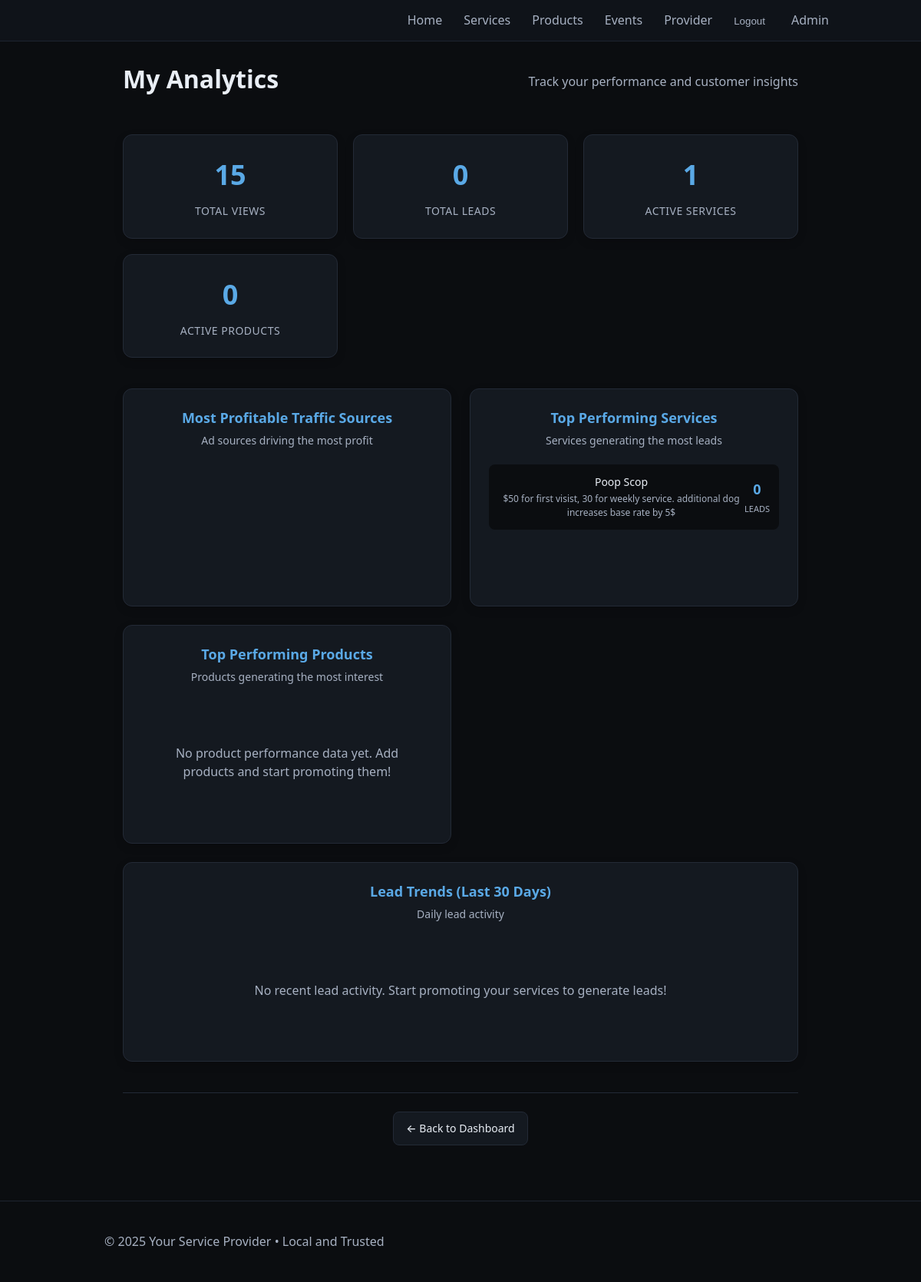
The page /provider/analytics (signed in) on the database its author committed.
### tables this page shows
CREATE TABLE services (
              id INTEGER PRIMARY KEY AUTOINCREMENT,
              title TEXT NOT NULL,
              description TEXT,
              price TEXT,
              active INTEGER NOT NULL DEFAULT 1,
              created_at TEXT NOT NULL
            , posted_by TEXT, provider_id INTEGER DEFAULT 0, is_certified INTEGER DEFAULT 0, certification_proof TEXT);

### app.py (the view)
    @app.route("/provider/analytics")
    @provider_required
    def provider_analytics():
        current_provider_id = session.get('provider_id', 0)
        with closing(get_db()) as db:
            cur = db.cursor()
            cur.execute("SELECT COUNT(*) FROM services WHERE provider_id = ? AND active = 1", (current_provider_id,))
            services_count = cur.fetchone()[0]
            cur.execute("SELECT COUNT(*) FROM products WHERE provider_id = ? AND active = 1", (current_provider_id,))
            products_count = cur.fetchone()[0]
            cur.execute("SELECT COUNT(*) FROM leads WHERE provider_id = ?", (current_provider_id,))
            total_leads = cur.fetchone()[0]
            cur.execute(
                "SELECT DATE(created_at) as date, COUNT(*) as count FROM leads WHERE provider_id = ? AND created_at >= date('now', '-30 days') GROUP BY DATE(created_at) ORDER BY date",
                (current_provider_id,)
            )
            daily_leads = cur.fetchall()
            cur.execute(
                """
                SELECT s.title, s.price, COUNT(l.id) as lead_count
                FROM services s
                LEFT JOIN leads l ON l.message LIKE '%' || s.title || '%' AND l.provider_id = s.provider_id
                WHERE s.provider_id = ? AND s.active = 1
                GROUP BY s.id, s.title, s.price
                ORDER BY lead_count DESC
                LIMIT 5
                """,
                (current_provider_id,)
            )
            top_services = cur.fetchall()
            cur.execute(
                """
                SELECT p.title, p.price, COUNT(l.id) as lead_count
                FROM products p
                LEFT JOIN leads l ON l.message LIKE '%' || p.title || '%' AND l.provider_id = p.provider_id
                WHERE p.provider_id = ? AND p.active = 1
                GROUP BY p.id, p.title, p.price
                ORDER BY lead_count DESC
                LIMIT 5
                """,
                (current_provider_id,)
            )
            top_products = cur.fetchall()
            cur.execute("""
                SELECT utm_source, SUM(profit) as total_profit, COUNT(*) as visit_count
                FROM visits
                WHERE provider_id = ?
                GROUP BY utm_source
                ORDER BY total_profit DESC
            """, (current_provider_id,))
            traffic_sources = cur.fetchall()
            max_profit = max([row[1] for row in traffic_sources], default=1)
            traffic_chart = [
                {
                    "source": row[0],
                    "profit": row[1],
                    "visits": row[2],
                    "bar_width": int((row[1] / max_profit) * 100) if max_profit else 0
                }
                for row in traffic_sources
            ]
        return render_template("provider_analytics.html",
                                 services_count=services_count,
                                 products_count=products_count,
                                 total_leads=total_leads,
                                 total_views=(services_count + products_count) * 15,
                                 daily_leads=daily_leads,
                                 top_services=top_services,
                                 top_products=top_products,
                                 traffic_chart=traffic_chart,
                                 title="My Analytics")

### app.py (called while the page is built)
def get_db():
    conn = sqlite3.connect(DB_PATH)
    conn.row_factory = sqlite3.Row
    return conn

### templates/provider_analytics.html (shortened to what this page needs)
{% extends "base.html" %}
{% block content %}
<div class="admin-container">
  <div class="admin-header">
    <h1>My Analytics</h1>
    <p class="admin-subtitle">Track your performance and customer insights</p>
  </div>
  <div class="stats-grid">
    <div class="stat-card">
      <div class="stat-number">{{ total_views }}</div>
      <div class="stat-label">Total Views</div>
    </div>
    <div class="stat-card">
      <div class="stat-number">{{ total_leads }}</div>
      <div class="stat-label">Total Leads</div>
    </div>
    <div class="stat-card">
      <div class="stat-number">{{ services_count }}</div>
      <div class="stat-label">Active Services</div>
    </div>
    <div class="stat-card">
      <div class="stat-number">{{ products_count }}</div>
      <div class="stat-label">Active Products</div>
    </div>
  </div>
  <div class="analytics-grid">
    <div class="analytics-card">
      <h2>Most Profitable Traffic Sources</h2>
      <p class="card-subtitle">Ad sources driving the most profit</p>
      <div class="chart-container">
        <div class="chart-bars">
        </div>
      </div>
    </div>
    <div class="analytics-card">
      <h2>Top Performing Services</h2>
      <p class="card-subtitle">Services generating the most leads</p>
      {% if top_services %}
      <div class="performance-list">
        {% for service in top_services %}
        <div class="performance-item">
          <div class="performance-info">
            <span class="performance-name">{{ service.title }}</span>
            <span class="performance-price">{{ service.price or 'No price set' }}</span>
          </div>
          <div class="performance-metric">
            <span class="metric-number">{{ service.lead_count }}</span>
            <span class="metric-label">leads</span>
          </div>
        </div>
        {% endfor %}
      </div>
      {% else %}
      <div class="empty-analytics">
        <p>No service performance data yet. Keep promoting your services!</p>
      </div>
      {% endif %}
    </div>
    <div class="analytics-card">
      <h2>Top Performing Products</h2>
      <p class="card-subtitle">Products generating the most interest</p>
      {% if top_products %}
      <div class="performance-list">
        {% for product in top_products %}
        <div class="performance-item">
          <div class="performance-info">
            <span class="performance-name">{{ product.title }}</span>
            <span class="performance-price">{{ product.price or 'No price set' }}</span>
          </div>
          <div class="performance-metric">
            <span class="metric-number">{{ product.lead_count }}</span>
            <span class="metric-label">inquiries</span>
          </div>
        </div>
        {% endfor %}
      </div>
      {% else %}
      <div class="empty-analytics">
        <p>No product performance data yet. Add products and start promoting them!</p>
      </div>
      {% endif %}
    </div>
    <div class="analytics-card full-width">
      <h2>Lead Trends (Last 30 Days)</h2>
      <p class="card-subtitle">Daily lead activity</p>
      {% if daily_leads %}
      <div class="chart-container">
        <div class="chart-bars">
          {% for day in daily_leads %}
          <div class="chart-bar">
            <div class="bar-fill" data-height="{{ (day.count / daily_leads|map(attribute='count')|max * 100)|round }}"></div>
            <span class="bar-label">{{ day.date[-5:] }}</span>
            <span class="bar-value">{{ day.count }}</span>
          </div>
          {% endfor %}
        </div>
      </div>
      {% else %}
      <div class="empty-analytics">
        <p>No recent lead activity. Start promoting your services to generate leads!</p>
      </div>
      {% endif %}
    </div>
  </div>
  <div class="admin-footer">
    <a href="{{ url_for('provider_dashboard') }}" class="btn-secondary">← Back to Dashboard</a>
  </div>
</div>
{% endblock %}

### static/styles.css (style rules this page uses)
:root { --bg: #0b0d10; --panel: #141920; --text: #e9eef5; --muted: #a7b1c2; --accent: #5aa9e6; --accent-2: #9cd3f7; --danger: #e35d6a; --ok: #65d6a7; --warn: #f5a623; }
* { box-sizing: border-box; }
body { margin: 0; font-family: system-ui, -apple-system, Segoe UI, Roboto, Arial, sans-serif; background: var(--bg); color: var(--text); line-height: 1.55; }
.admin-container { max-width: 1200px; margin: 0 auto; padding: 24px; }
.admin-header { display: flex; align-items: center; justify-content: space-between; gap: 20px; margin-bottom: 40px; }
.admin-header h1 { margin: 0 0 8px 0; color: var(--text); font-size: 32px; font-weight: 700; }
.admin-subtitle { color: var(--muted); font-size: 16px; margin: 0; }
.stats-grid { display: grid; grid-template-columns: repeat(6, 1fr); gap: 20px; margin-bottom: 40px; }
@media (max-width: 1200px) { .stats-grid { grid-template-columns: repeat(3, 1fr); } }
.stat-card { background: var(--panel); border: 1px solid #232a36; border-radius: 12px; padding: 24px; text-align: center; box-shadow: 0 4px 12px rgba(0, 0, 0, 0.15); }
.stat-number { font-size: 36px; font-weight: 700; color: var(--accent); margin-bottom: 8px; }
.stat-label { color: var(--muted); font-size: 14px; font-weight: 500; text-transform: uppercase; letter-spacing: 0.5px; }
.admin-footer { text-align: center; padding-top: 24px; border-top: 1px solid #232a36; }
.btn-primary, .btn-secondary { padding: 10px 16px; border: none; border-radius: 8px; font-size: 14px; font-weight: 500; cursor: pointer; text-decoration: none; display: inline-flex; align-items: center; gap: 6px; transition: all 0.2s ease; }
.btn-secondary { background: var(--panel); color: var(--text); border: 1px solid #232a36; }
.analytics-card { background: var(--panel); border: 1px solid #232a36; border-radius: 12px; padding: 20px; text-align: center; }

### templates/provider_analytics.html (style rules this page uses)
.analytics-grid { display: grid; grid-template-columns: repeat(auto-fit, minmax(350px, 1fr)); gap: 24px; margin-bottom: 40px; }
.analytics-card { background: var(--panel); border: 1px solid #232a36; border-radius: 12px; padding: 24px; box-shadow: 0 4px 12px rgba(0, 0, 0, 0.15); }
.analytics-card.full-width { grid-column: 1 / -1; }
.analytics-card h2 { color: var(--accent); margin: 0 0 4px 0; font-size: 18px; font-weight: 600; }
.card-subtitle { color: var(--muted); margin: 0 0 20px 0; font-size: 14px; }
.performance-list { display: flex; flex-direction: column; gap: 16px; }
.performance-item { display: flex; justify-content: space-between; align-items: center; padding: 12px; background: var(--bg); border-radius: 8px; }
.performance-info { display: flex; flex-direction: column; gap: 2px; }
.performance-name { color: var(--text); font-weight: 500; font-size: 14px; }
.performance-price { color: var(--muted); font-size: 12px; }
.performance-metric { display: flex; flex-direction: column; align-items: center; gap: 2px; }
.metric-number { color: var(--accent); font-weight: 700; font-size: 18px; }
.metric-label { color: var(--muted); font-size: 11px; text-transform: uppercase; }
.chart-container { padding: 20px 0; }
.chart-bars { display: flex; align-items: flex-end; gap: 8px; height: 120px; }
.empty-analytics { text-align: center; padding: 40px 20px; color: var(--muted); }

### rows shown on the page
services: title "Poop Scop", price "$50 for first visist, 30 for weekly service. additional dog increases base rate by 5$", lead_count "0"

### other values the page prints
{{ total_views }} "15"
{{ total_leads }} "0"
{{ services_count }} "1"
{{ products_count }} "0"
{{ profile.business_name or "Local Provider Services" }} "Your Service Provider"
